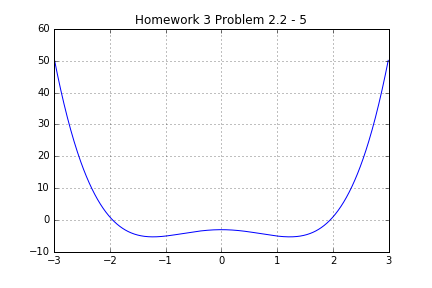

The script that saved this image:
#!/usr/bin/env python3
# -*- coding: utf-8 -*-
"""
Created on Wed Oct 12 17:52:22 2016

@author: Nathan A Cheadle
"""

import sys
sys.path.insert(0, '/Users/oracle/Python/Math104A/SolutionOneVariable/')

import OneVariableSolution as OVS
import matplotlib.pyplot as plt
import numpy as np

expression = "(3*x**2+3)**(1/4)"
error = 10e-2

p_out = OVS.fixedpoint(1, expression, error)
#print("Final Guess = " + str(p_out))

equation = "x**4-3*x**2-3"
x = np.arange(-3, 3, 0.01)
y = eval(equation)
plt.plot(x, y)

plt.title('Homework 3 Problem 2.2 - 5')
plt.grid(True)
plt.savefig("2_2_5.png")
plt.show()